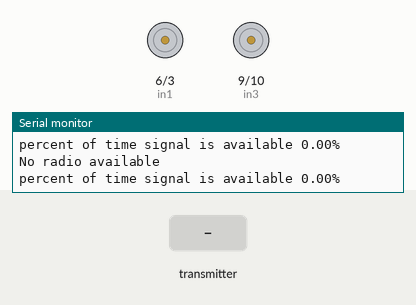
Bench run of a sketch on a simulated Arduino Uno, built with avr-gcc and run on an emulated ATmega328P. Shown: motor-driver pin pairs drawn as motors (green arrow = first pin HIGH = forward, orange = second pin HIGH = backward, longer = more drive, scaled by the enable pin), the last lines printed to the serial monitor. Inputs (shaded band) come from the test bench. No radio packets arrive unless stated.

Above: at 2.2 s.
2.3 s: the transmitter starts sending joystick.0 = 256
At 3.1 s:
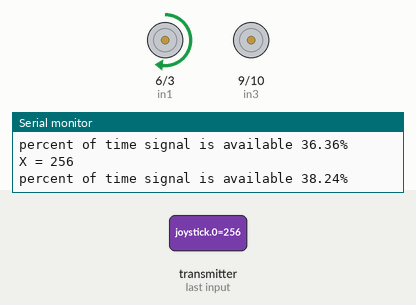
3.9 s: the transmitter starts sending joystick.0 = 1023
At 4.3 s:
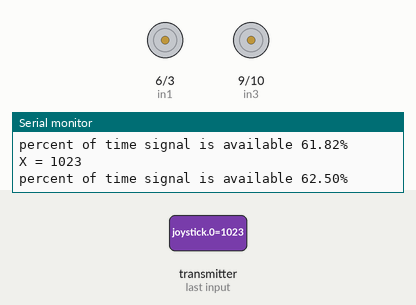
5.5 s: the transmitter starts sending joystick.0 = 0
At 6.7 s:
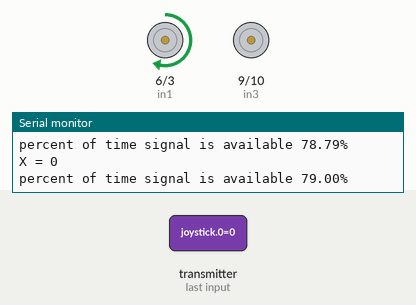
8.5 s: the transmitter starts sending joystick.0 = 512
At 10.0 s:
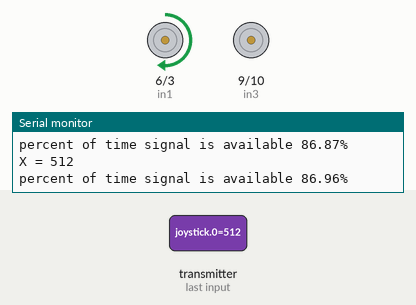
Timing chart, 0 to 11.5 s (numbered marks = the images above; inputs shaded):
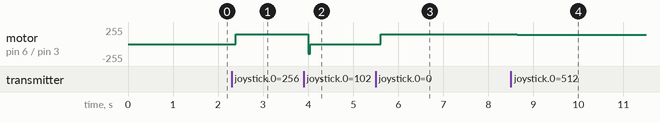

Measured:
- after the input at 2.3 s, motor on pin 6 (in1) / pin 3 (in2): stopped → forward 144/255 after 0.09 s
- after the input at 3.9 s, motor on pin 6 (in1) / pin 3 (in2): forward 144/255 → stopped after 0.10 s
- after the input at 5.5 s, motor on pin 6 (in1) / pin 3 (in2): stopped → forward 150/255 after 0.11 s
- after the input at 8.5 s, motor on pin 6 (in1) / pin 3 (in2): forward 150/255 → forward 139/255 after 0.14 s

The sketch:

Arduino_Transceiver_ReceiveRadio.ino
```cpp
#include <SPI.h>
#include <nRF24L01.h>
#include <RF24.h>

#define enA 5
#define in1 6
#define in2 3
#define enB 11
#define in3 9
#define in4 10

const byte address[6] = "00002"; // Define the transmit pipe

RF24 radio(7, 8); // Create a Radio

int motorSpeedA = 0;
int motorSpeedB = 0;
int joystick[2];  // 2 element array holding Joystick readings

float count = 0;
float ok = 0;
float sig = 0;

void setup()   /**** SETUP: RUNS ONCE ****/
{
  Serial.begin(9600);
  delay(1000);
  Serial.println("Nrf24L01 Receiver Starting");
  radio.begin();
  radio.setDataRate(RF24_250KBPS);
  radio.openReadingPipe(0, address);
  radio.startListening();
  pinMode(enA, OUTPUT);
  pinMode(in1, OUTPUT);
  pinMode(in2, OUTPUT);
  pinMode(enB, OUTPUT);
  pinMode(in3, OUTPUT);
  pinMode(in4, OUTPUT);

}//--(end setup )-


void loop()   /**** LOOP: RUNS CONSTANTLY ****/

{
  int xAxis = joystick[0];

  if ( radio.available() )
  {
    {
      // Fetch the data payload
      radio.read( joystick, sizeof(joystick) );
      Serial.print("X = ");
      Serial.println(joystick[0]);
      ok ++;
    }
        if (xAxis < 900)
        {
    digitalWrite(in1, HIGH);
    digitalWrite(in2, LOW);
    digitalWrite(in3, HIGH);
    digitalWrite(in4, LOW);
    motorSpeedA = map(xAxis, 900, 650, 0, 255);
    //motorSpeedB = map(xAxis, 470, 0, 0, 255);
        }
    else if (xAxis > 900)
        {
    digitalWrite(in1, LOW);
    digitalWrite(in2, HIGH);
    digitalWrite(in3, LOW);
    digitalWrite(in4, HIGH);
    motorSpeedA = 0; //map(xAxis, 550, 1023, 0, 255);
   // motorSpeedB = 0 //map(xAxis, 550, 1023, 0, 255);
        }
  else{
       motorSpeedA = 0;
       motorSpeedB = 0;
      }
  }
  else
  {
    Serial.println("No radio available");
  }
  count ++;
  sig = (ok / count) * 100;

  Serial.print("percent of time signal is available ");
  Serial.print(sig);
  Serial.println("%");
 analogWrite(enA, motorSpeedA);
 analogWrite(enB, motorSpeedB);

}

//--(end main loop )-

//*******( THE END )*********
```
